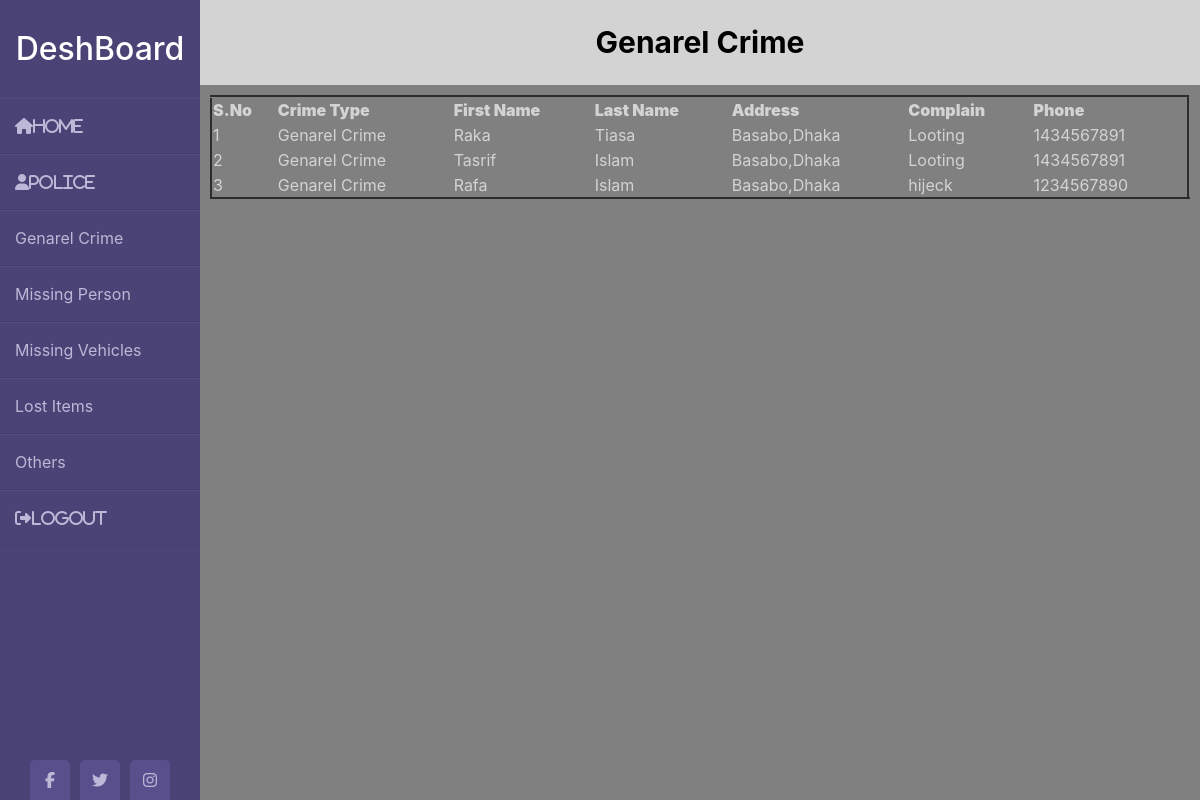
The app's page /gcrime.php with its own data.
### tables this page shows
CREATE TABLE `gcrime` (
  `gcid` int(250) NOT NULL,
  `ctype` varchar(100) NOT NULL,
  `fname` varchar(100) NOT NULL,
  `lname` varchar(100) NOT NULL,
  `address` varchar(250) NOT NULL,
  `com` varchar(250) NOT NULL,
  `phone` int(12) NOT NULL
);

### gcrime.php (the view, shortened to what this page needs)
<?php
include("config.php");
?>
<!DOCTYPE html>
<html>
<head>
 <link rel="stylesheet" href="https://maxcdn.bootstrapcdn.com/bootstrap/4.5.2/css/bootstrap.min.css">
<link rel="stylesheet" href="CSS/styleTwo.css">
</head>
<body>
<div class="wrapper">
        <div class="sidebar">
            <h2>DeshBoard</h2>
            <ul>
                <li><a href="dashbord.php"><i class="fas fa-home">Home</i></a></li>
                <li><a href="p.php"><i class="fas fa-user">Police </i></a></li>
                <li><a href="gcrime.php">Genarel Crime</i></a></li>
                <li><a href="mp.php">Missing Person</a></li>
                <li><a href="mv.php">Missing Vehicles </a></li>
                <li><a href="lost.php">Lost Items</a></li>
                <li><a href="others.php">Others </a></li>
                <li><a href="logout.php"><i class="fas fa-sign-out-alt">LogOut</i></a></li>
            </ul>
            <div class="social_media">
                <a href="#"><i class="fab fa-facebook-f"></i></a>
                <a href="#"><i class="fab fa-twitter"></i></a>
                <a href="#"><i class="fab fa-instagram"></i></i></a>
            </div>
        </div>
        <div class="main_content">
            <div class="header"><b>Genarel Crime</b></div>
            <div class="info">
<div class="form">
<table width="100%" border="3" style="border-collapse:collapse; ">
<thead>
<tr>
<th><strong>S.No</strong></th>
<th><strong>Crime Type</strong></th>
<th><strong>First Name</strong></th>
<th><strong>Last Name</strong></th>
<th><strong>Address</strong></th>
<th><strong>Complain</strong></th>
<th><strong>Phone</strong></th>
</tr>
</thead>
<tbody>
<?php
$count=1;
$sel_query="Select * from gcrime ORDER BY gcid desc;";
$result = mysqli_query($conn,$sel_query);
while($row = mysqli_fetch_assoc($result)) { ?>
<tr><td align="#"><?php echo $count; ?></td>
<td align="#"><?php echo $row["ctype"]; ?></td>
<td align="#"><?php echo $row["fname"]; ?></td>
<td align="#"><?php echo $row["lname"]; ?></td>
<td align="#"><?php echo $row["address"]; ?></td>
<td align="#"><?php echo $row["com"]; ?></td>
<td align="#"><?php echo $row["phone"]; ?></td>
</tr>
<?php $count++; } ?>
</tbody>
</table>
</div>
</body>
</html>

### CSS/styleTwo.css (style rules this page uses)
* { margin: 0; padding: 0; text-decoration: none; box-sizing: border-box; list-style: none; }
body { background: gray; }
.wrapper { display: flex; position: relative; }
.wrapper .sidebar { position: fixed; width: 200px; height: 100%; background: #4b4276; padding: 30px 0px; }
.wrapper .sidebar h2 { color: white; text-transform: capitalize; text-align: center; margin-bottom: 30px; }
.wrapper .sidebar ul li { padding: 15px; border-bottom: 1px solid rgba(0,0,0,0.05); border-top: 1px solid rgba(255,255,255,0.05); }
.wrapper .sidebar ul li a { color: #bdb8d7; display: block; }
.wrapper .sidebar ul li a .fas { width: 25px!important; padding-right: 5px!important; }
.wrapper .sidebar .social_media { position: absolute; bottom: 0; left: 50%; transform: translateX(-50%); display: flex; }
.wrapper .sidebar .social_media a { display: block; width: 40px; background: #594f8d; height: 40px; line-height: 40px; text-align: center; margin: 0px 5px; color: #bdb8d7; border-top-right-radius: 5px; border-top-left-radius: 5px; }
.wrapper .main_content { width: 100%; margin-left: 200px; }
.wrapper .main_content .header { padding: 20px; background: lightgray; color: black; text-align: center; font-size: 30px; }
.wrapper .main_content .info { color: lightgray; padding: 10px; }

### records on screen
gcrime: ctype "Genarel Crime", fname "Raka", lname "Tiasa", address "Basabo,Dhaka", com "Looting", phone "1434567891"
gcrime: ctype "Genarel Crime", fname "Tasrif", lname "Islam", address "Basabo,Dhaka", com "Looting", phone "1434567891"
gcrime: ctype "Genarel Crime", fname "Rafa", lname "Islam", address "Basabo,Dhaka", com "hijeck", phone "1234567890"
